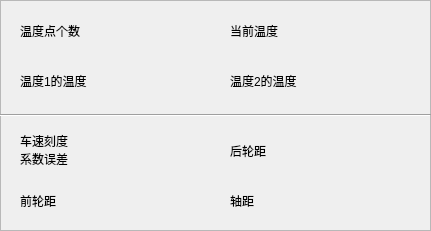
  <widget class="QFrame" name="frame_3">
   <property name="geometry">
    <rect>
     <x>10</x>
     <y>10</y>
     <width>431</width>
     <height>231</height>
    </rect>
   </property>
   <property name="frameShape">
    <enum>QFrame::StyledPanel</enum>
   </property>
   <property name="frameShadow">
    <enum>QFrame::Plain</enum>
   </property>
   <widget class="QLabel" name="slabel_66">
    <property name="geometry">
     <rect>
      <x>230</x>
      <y>60</y>
      <width>91</width>
      <height>41</height>
     </rect>
    </property>
    <property name="styleSheet">
     <string notr="true">.QLabel{
border-style: solid;
border-width: 0px;
border-color: black;
}</string>
    </property>
    <property name="text">
     <string>温度2的温度</string>
    </property>
    <property name="alignment">
     <set>Qt::AlignLeading|Qt::AlignLeft|Qt::AlignVCenter</set>
    </property>
   </widget>
   <widget class="QLabel" name="Label_IMU_TEMP">
    <property name="geometry">
     <rect>
      <x>320</x>
      <y>10</y>
      <width>91</width>
      <height>41</height>
     </rect>
    </property>
    <property name="text">
     <string/>
    </property>
   </widget>
   <widget class="QLabel" name="slabel_63">
    <property name="geometry">
     <rect>
      <x>20</x>
      <y>10</y>
      <width>91</width>
      <height>41</height>
     </rect>
    </property>
    <property name="styleSheet">
     <string notr="true">.QLabel{
border-style: solid;
border-width: 0px;
border-color: black;
}</string>
    </property>
    <property name="text">
     <string>温度点个数</string>
    </property>
    <property name="alignment">
     <set>Qt::AlignLeading|Qt::AlignLeft|Qt::AlignVCenter</set>
    </property>
   </widget>
   <widget class="QLabel" name="Label_temp_count">
    <property name="geometry">
     <rect>
      <x>110</x>
      <y>10</y>
      <width>91</width>
      <height>41</height>
     </rect>
    </property>
    <property name="text">
     <string/>
    </property>
   </widget>
   <widget class="QLabel" name="Label_IMU_Tempera_Calib2">
    <property name="geometry">
     <rect>
      <x>320</x>
      <y>60</y>
      <width>91</width>
      <height>41</height>
     </rect>
    </property>
    <property name="text">
     <string/>
    </property>
   </widget>
   <widget class="QLabel" name="slabel_64">
    <property name="geometry">
     <rect>
      <x>230</x>
      <y>10</y>
      <width>91</width>
      <height>41</height>
     </rect>
    </property>
    <property name="styleSheet">
     <string notr="true">.QLabel{
border-style: solid;
border-width: 0px;
border-color: black;
}</string>
    </property>
    <property name="text">
     <string>当前温度</string>
    </property>
    <property name="alignment">
     <set>Qt::AlignLeading|Qt::AlignLeft|Qt::AlignVCenter</set>
    </property>
   </widget>
   <widget class="QLabel" name="Label_IMU_Tempera_Calib1">
    <property name="geometry">
     <rect>
      <x>110</x>
      <y>60</y>
      <width>91</width>
      <height>41</height>
     </rect>
    </property>
    <property name="text">
     <string/>
    </property>
   </widget>
   <widget class="QLabel" name="slabel_65">
    <property name="geometry">
     <rect>
      <x>20</x>
      <y>60</y>
      <width>91</width>
      <height>41</height>
     </rect>
    </property>
    <property name="styleSheet">
     <string notr="true">.QLabel{
border-style: solid;
border-width: 0px;
border-color: black;
}</string>
    </property>
    <property name="text">
     <string>温度1的温度</string>
    </property>
    <property name="alignment">
     <set>Qt::AlignLeading|Qt::AlignLeft|Qt::AlignVCenter</set>
    </property>
   </widget>
   <widget class="QLabel" name="slabel_62">
    <property name="geometry">
     <rect>
      <x>230</x>
      <y>180</y>
      <width>91</width>
      <height>41</height>
     </rect>
    </property>
    <property name="styleSheet">
     <string notr="true">.QLabel{
border-style: solid;
border-width: 0px;
border-color: black;
}</string>
    </property>
    <property name="text">
     <string>轴距</string>
    </property>
    <property name="alignment">
     <set>Qt::AlignLeading|Qt::AlignLeft|Qt::AlignVCenter</set>
    </property>
   </widget>
   <widget class="QLabel" name="Label_FrontWheelBase">
    <property name="geometry">
     <rect>
      <x>110</x>
      <y>180</y>
      <width>91</width>
      <height>40</height>
     </rect>
    </property>
    <property name="text">
     <string/>
    </property>
   </widget>
   <widget class="QLabel" name="Label_WheelBase">
    <property name="geometry">
     <rect>
      <x>320</x>
      <y>180</y>
      <width>91</width>
      <height>40</height>
     </rect>
    </property>
    <property name="text">
     <string/>
    </property>
   </widget>
   <widget class="QLabel" name="Label_VehicleSpdFactorErr">
    <property name="geometry">
     <rect>
      <x>110</x>
      <y>130</y>
      <width>91</width>
      <height>40</height>
     </rect>
    </property>
    <property name="text">
     <string/>
    </property>
   </widget>
   <widget class="QLabel" name="slabel_61">
    <property name="geometry">
     <rect>
      <x>20</x>
      <y>180</y>
      <width>91</width>
      <height>41</height>
     </rect>
    </property>
    <property name="styleSheet">
     <string notr="true">.QLabel{
border-style: solid;
border-width: 0px;
border-color: black;
}</string>
    </property>
    <property name="text">
     <string>前轮距</string>
    </property>
    <property name="alignment">
     <set>Qt::AlignLeading|Qt::AlignLeft|Qt::AlignVCenter</set>
    </property>
   </widget>
   <widget class="QLabel" name="slabel_44">
    <property name="geometry">
     <rect>
      <x>20</x>
      <y>130</y>
      <width>91</width>
      <height>41</height>
     </rect>
    </property>
    <property name="styleSheet">
     <string notr="true">.QLabel{
border-style: solid;
border-width: 0px;
border-color: black;
}</string>
    </property>
    <property name="text">
     <string>&lt;html&gt;&lt;head/&gt;&lt;body&gt;&lt;p&gt;车速刻度&lt;br/&gt;系数误差&lt;/p&gt;&lt;/body&gt;&lt;/html&gt;</string>
    </property>
    <property name="alignment">
     <set>Qt::AlignLeading|Qt::AlignLeft|Qt::AlignVCenter</set>
    </property>
   </widget>
   <widget class="QLabel" name="slabel_51">
    <property name="geometry">
     <rect>
      <x>230</x>
      <y>130</y>
      <width>91</width>
      <height>41</height>
     </rect>
    </property>
    <property name="styleSheet">
     <string notr="true">.QLabel{
border-style: solid;
border-width: 0px;
border-color: black;
}</string>
    </property>
    <property name="text">
     <string>后轮距</string>
    </property>
    <property name="alignment">
     <set>Qt::AlignLeading|Qt::AlignLeft|Qt::AlignVCenter</set>
    </property>
   </widget>
   <widget class="QLabel" name="Label_RearWheelBase">
    <property name="geometry">
     <rect>
      <x>320</x>
      <y>130</y>
      <width>91</width>
      <height>40</height>
     </rect>
    </property>
    <property name="text">
     <string/>
    </property>
   </widget>
   <widget class="Line" name="line_7">
    <property name="geometry">
     <rect>
      <x>0</x>
      <y>100</y>
      <width>431</width>
      <height>31</height>
     </rect>
    </property>
    <property name="frameShadow">
     <enum>QFrame::Sunken</enum>
    </property>
    <property name="orientation">
     <enum>Qt::Horizontal</enum>
    </property>
   </widget>
  </widget>
